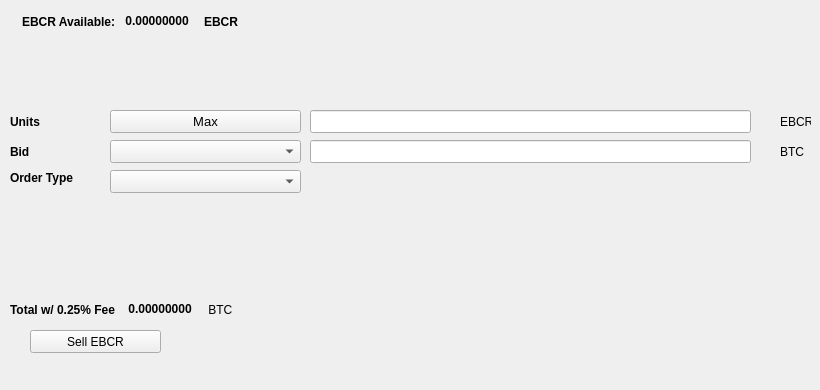
   <widget class="QWidget" name="SellTab">
    <attribute name="title">
     <string>Sell</string>
    </attribute>
    <widget class="QLabel" name="label_16">
     <property name="geometry">
      <rect>
       <x>780</x>
       <y>140</y>
       <width>31</width>
       <height>23</height>
      </rect>
     </property>
     <property name="text">
      <string>BTC</string>
     </property>
    </widget>
    <widget class="QComboBox" name="SellBidcomboBox">
     <property name="geometry">
      <rect>
       <x>110</x>
       <y>140</y>
       <width>191</width>
       <height>23</height>
      </rect>
     </property>
     <property name="font">
      <font>
       <pointsize>10</pointsize>
      </font>
     </property>
    </widget>
    <widget class="QLabel" name="label_18">
     <property name="geometry">
      <rect>
       <x>10</x>
       <y>110</y>
       <width>46</width>
       <height>23</height>
      </rect>
     </property>
     <property name="font">
      <font>
       <weight>75</weight>
       <bold>true</bold>
      </font>
     </property>
     <property name="text">
      <string>Units</string>
     </property>
    </widget>
    <widget class="QPushButton" name="Sell_Max_Amount">
     <property name="geometry">
      <rect>
       <x>110</x>
       <y>110</y>
       <width>191</width>
       <height>23</height>
      </rect>
     </property>
     <property name="font">
      <font>
       <pointsize>10</pointsize>
      </font>
     </property>
     <property name="text">
      <string>Max</string>
     </property>
    </widget>
    <widget class="QLabel" name="label_20">
     <property name="geometry">
      <rect>
       <x>10</x>
       <y>170</y>
       <width>91</width>
       <height>16</height>
      </rect>
     </property>
     <property name="font">
      <font>
       <weight>75</weight>
       <bold>true</bold>
      </font>
     </property>
     <property name="text">
      <string>Order Type</string>
     </property>
    </widget>
    <widget class="QComboBox" name="SellOrdertypeCombo">
     <property name="geometry">
      <rect>
       <x>110</x>
       <y>170</y>
       <width>191</width>
       <height>23</height>
      </rect>
     </property>
     <property name="font">
      <font>
       <pointsize>10</pointsize>
      </font>
     </property>
    </widget>
    <widget class="QLabel" name="label_21">
     <property name="geometry">
      <rect>
       <x>10</x>
       <y>140</y>
       <width>46</width>
       <height>23</height>
      </rect>
     </property>
     <property name="font">
      <font>
       <weight>75</weight>
       <bold>true</bold>
      </font>
     </property>
     <property name="text">
      <string>Bid</string>
     </property>
    </widget>
    <widget class="QLabel" name="label_22">
     <property name="geometry">
      <rect>
       <x>780</x>
       <y>110</y>
       <width>31</width>
       <height>23</height>
      </rect>
     </property>
     <property name="text">
      <string>EBCR</string>
     </property>
    </widget>
    <widget class="QLineEdit" name="UnitsInputEBCR">
     <property name="geometry">
      <rect>
       <x>310</x>
       <y>110</y>
       <width>441</width>
       <height>23</height>
      </rect>
     </property>
     <property name="font">
      <font>
       <pointsize>9</pointsize>
       <weight>75</weight>
       <bold>true</bold>
      </font>
     </property>
    </widget>
    <widget class="QLineEdit" name="SellBidPriceEdit">
     <property name="geometry">
      <rect>
       <x>310</x>
       <y>140</y>
       <width>441</width>
       <height>23</height>
      </rect>
     </property>
     <property name="font">
      <font>
       <pointsize>9</pointsize>
       <weight>75</weight>
       <bold>true</bold>
      </font>
     </property>
    </widget>
    <widget class="QPushButton" name="SellEBCRBTN">
     <property name="geometry">
      <rect>
       <x>30</x>
       <y>330</y>
       <width>131</width>
       <height>23</height>
      </rect>
     </property>
     <property name="text">
      <string>Sell EBCR</string>
     </property>
     <property name="icon">
      <iconset resource="../eblockcoin">
       <normaloff>:/icons/bitcoin</normaloff>:/icons/bitcoin</iconset>
     </property>
    </widget>
    <widget class="QWidget" name="layoutWidget3">
     <property name="geometry">
      <rect>
       <x>22</x>
       <y>12</y>
       <width>258</width>
       <height>19</height>
      </rect>
     </property>
     <layout class="QHBoxLayout" name="horizontalLayout">
      <item>
       <widget class="QLabel" name="label232_2">
        <property name="font">
         <font>
          <weight>75</weight>
          <bold>true</bold>
         </font>
        </property>
        <property name="text">
         <string>EBCR Available:</string>
        </property>
       </widget>
      </item>
      <item>
       <widget class="QLabel" name="EBCRAvailableLabel">
        <property name="palette">
         <palette>
          <active>
           <colorrole role="WindowText">
            <brush brushstyle="SolidPattern">
             <color alpha="255">
              <red>0</red>
              <green>0</green>
              <blue>0</blue>
             </color>
            </brush>
           </colorrole>
           <colorrole role="Button">
            <brush brushstyle="SolidPattern">
             <color alpha="255">
              <red>0</red>
              <green>170</green>
              <blue>0</blue>
             </color>
            </brush>
           </colorrole>
           <colorrole role="Light">
            <brush brushstyle="SolidPattern">
             <color alpha="255">
              <red>0</red>
              <green>255</green>
              <blue>0</blue>
             </color>
            </brush>
           </colorrole>
           <colorrole role="Midlight">
            <brush brushstyle="SolidPattern">
             <color alpha="255">
              <red>0</red>
              <green>212</green>
              <blue>0</blue>
             </color>
            </brush>
           </colorrole>
           <colorrole role="Dark">
            <brush brushstyle="SolidPattern">
             <color alpha="255">
              <red>0</red>
              <green>85</green>
              <blue>0</blue>
             </color>
            </brush>
           </colorrole>
           <colorrole role="Mid">
            <brush brushstyle="SolidPattern">
             <color alpha="255">
              <red>0</red>
              <green>113</green>
              <blue>0</blue>
             </color>
            </brush>
           </colorrole>
           <colorrole role="Text">
            <brush brushstyle="SolidPattern">
             <color alpha="255">
              <red>0</red>
              <green>170</green>
              <blue>0</blue>
             </color>
            </brush>
           </colorrole>
           <colorrole role="BrightText">
            <brush brushstyle="SolidPattern">
             <color alpha="255">
              <red>255</red>
              <green>255</green>
              <blue>255</blue>
             </color>
            </brush>
           </colorrole>
           <colorrole role="ButtonText">
            <brush brushstyle="SolidPattern">
             <color alpha="255">
              <red>0</red>
              <green>0</green>
              <blue>0</blue>
             </color>
            </brush>
           </colorrole>
           <colorrole role="Base">
            <brush brushstyle="SolidPattern">
             <color alpha="255">
              <red>255</red>
              <green>255</green>
              <blue>255</blue>
             </color>
            </brush>
           </colorrole>
           <colorrole role="Window">
            <brush brushstyle="SolidPattern">
             <color alpha="255">
              <red>0</red>
              <green>170</green>
              <blue>0</blue>
             </color>
            </brush>
           </colorrole>
           <colorrole role="Shadow">
            <brush brushstyle="SolidPattern">
             <color alpha="255">
              <red>0</red>
              <green>0</green>
              <blue>0</blue>
             </color>
            </brush>
           </colorrole>
           <colorrole role="AlternateBase">
            <brush brushstyle="SolidPattern">
             <color alpha="255">
              <red>127</red>
              <green>212</green>
              <blue>127</blue>
             </color>
            </brush>
           </colorrole>
           <colorrole role="ToolTipBase">
            <brush brushstyle="SolidPattern">
             <color alpha="255">
              <red>255</red>
              <green>255</green>
              <blue>220</blue>
             </color>
            </brush>
           </colorrole>
           <colorrole role="ToolTipText">
            <brush brushstyle="SolidPattern">
             <color alpha="255">
              <red>0</red>
              <green>0</green>
              <blue>0</blue>
             </color>
            </brush>
           </colorrole>
          </active>
          <inactive>
           <colorrole role="WindowText">
            <brush brushstyle="SolidPattern">
             <color alpha="255">
              <red>0</red>
              <green>0</green>
              <blue>0</blue>
             </color>
            </brush>
           </colorrole>
           <colorrole role="Button">
            <brush brushstyle="SolidPattern">
             <color alpha="255">
              <red>0</red>
              <green>170</green>
              <blue>0</blue>
             </color>
            </brush>
           </colorrole>
           <colorrole role="Light">
            <brush brushstyle="SolidPattern">
             <color alpha="255">
              <red>0</red>
              <green>255</green>
              <blue>0</blue>
             </color>
            </brush>
           </colorrole>
           <colorrole role="Midlight">
            <brush brushstyle="SolidPattern">
             <color alpha="255">
              <red>0</red>
              <green>212</green>
              <blue>0</blue>
             </color>
            </brush>
           </colorrole>
           <colorrole role="Dark">
            <brush brushstyle="SolidPattern">
             <color alpha="255">
              <red>0</red>
              <green>85</green>
              <blue>0</blue>
             </color>
            </brush>
           </colorrole>
           <colorrole role="Mid">
            <brush brushstyle="SolidPattern">
             <color alpha="255">
              <red>0</red>
              <green>113</green>
              <blue>0</blue>
             </color>
            </brush>
           </colorrole>
           <colorrole role="Text">
            <brush brushstyle="SolidPattern">
             <color alpha="255">
              <red>0</red>
              <green>170</green>
              <blue>0</blue>
             </color>
            </brush>
           </colorrole>
           <colorrole role="BrightText">
            <brush brushstyle="SolidPattern">
             <color alpha="255">
              <red>255</red>
              <green>255</green>
              <blue>255</blue>
             </color>
            </brush>
           </colorrole>
           <colorrole role="ButtonText">
            <brush brushstyle="SolidPattern">
             <color alpha="255">
              <red>0</red>
              <green>0</green>
              <blue>0</blue>
             </color>
            </brush>
           </colorrole>
           <colorrole role="Base">
            <brush brushstyle="SolidPattern">
             <color alpha="255">
              <red>255</red>
              <green>255</green>
              <blue>255</blue>
             </color>
            </brush>
           </colorrole>
           <colorrole role="Window">
            <brush brushstyle="SolidPattern">
             <color alpha="255">
              <red>0</red>
              <green>170</green>
              <blue>0</blue>
             </color>
            </brush>
           </colorrole>
           <colorrole role="Shadow">
            <brush brushstyle="SolidPattern">
             <color alpha="255">
              <red>0</red>
              <green>0</green>
              <blue>0</blue>
             </color>
            </brush>
           </colorrole>
           <colorrole role="AlternateBase">
            <brush brushstyle="SolidPattern">
             <color alpha="255">
              <red>127</red>
              <green>212</green>
              <blue>127</blue>
             </color>
            </brush>
           </colorrole>
           <colorrole role="ToolTipBase">
            <brush brushstyle="SolidPattern">
             <color alpha="255">
              <red>255</red>
              <green>255</green>
              <blue>220</blue>
             </color>
            </brush>
           </colorrole>
           <colorrole role="ToolTipText">
            <brush brushstyle="SolidPattern">
             <color alpha="255">
              <red>0</red>
              <green>0</green>
              <blue>0</blue>
             </color>
            </brush>
           </colorrole>
          </inactive>
          <disabled>
           <colorrole role="WindowText">
            <brush brushstyle="SolidPattern">
             <color alpha="255">
              <red>0</red>
              <green>85</green>
              <blue>0</blue>
             </color>
            </brush>
           </colorrole>
           <colorrole role="Button">
            <brush brushstyle="SolidPattern">
             <color alpha="255">
              <red>0</red>
              <green>170</green>
              <blue>0</blue>
             </color>
            </brush>
           </colorrole>
           <colorrole role="Light">
            <brush brushstyle="SolidPattern">
             <color alpha="255">
              <red>0</red>
              <green>255</green>
              <blue>0</blue>
             </color>
            </brush>
           </colorrole>
           <colorrole role="Midlight">
            <brush brushstyle="SolidPattern">
             <color alpha="255">
              <red>0</red>
              <green>212</green>
              <blue>0</blue>
             </color>
            </brush>
           </colorrole>
           <colorrole role="Dark">
            <brush brushstyle="SolidPattern">
             <color alpha="255">
              <red>0</red>
              <green>85</green>
              <blue>0</blue>
             </color>
            </brush>
           </colorrole>
           <colorrole role="Mid">
            <brush brushstyle="SolidPattern">
             <color alpha="255">
              <red>0</red>
              <green>113</green>
              <blue>0</blue>
             </color>
            </brush>
           </colorrole>
           <colorrole role="Text">
            <brush brushstyle="SolidPattern">
             <color alpha="255">
              <red>0</red>
              <green>85</green>
              <blue>0</blue>
             </color>
            </brush>
           </colorrole>
           <colorrole role="BrightText">
            <brush brushstyle="SolidPattern">
             <color alpha="255">
              <red>255</red>
              <green>255</green>
              <blue>255</blue>
             </color>
            </brush>
           </colorrole>
           <colorrole role="ButtonText">
            <brush brushstyle="SolidPattern">
             <color alpha="255">
              <red>0</red>
              <green>85</green>
              <blue>0</blue>
             </color>
            </brush>
           </colorrole>
           <colorrole role="Base">
            <brush brushstyle="SolidPattern">
             <color alpha="255">
              <red>0</red>
              <green>170</green>
              <blue>0</blue>
             </color>
            </brush>
           </colorrole>
           <colorrole role="Window">
            <brush brushstyle="SolidPattern">
             <color alpha="255">
              <red>0</red>
              <green>170</green>
              <blue>0</blue>
             </color>
            </brush>
           </colorrole>
           <colorrole role="Shadow">
            <brush brushstyle="SolidPattern">
             <color alpha="255">
              <red>0</red>
              <green>0</green>
              <blue>0</blue>
             </color>
            </brush>
           </colorrole>
           <colorrole role="AlternateBase">
            <brush brushstyle="SolidPattern">
             <color alpha="255">
              <red>0</red>
              <green>170</green>
              <blue>0</blue>
             </color>
            </brush>
           </colorrole>
           <colorrole role="ToolTipBase">
            <brush brushstyle="SolidPattern">
             <color alpha="255">
              <red>255</red>
              <green>255</green>
              <blue>220</blue>
             </color>
            </brush>
           </colorrole>
           <colorrole role="ToolTipText">
            <brush brushstyle="SolidPattern">
             <color alpha="255">
              <red>0</red>
              <green>0</green>
              <blue>0</blue>
             </color>
            </brush>
           </colorrole>
          </disabled>
         </palette>
        </property>
        <property name="font">
         <font>
          <weight>75</weight>
          <bold>true</bold>
         </font>
        </property>
        <property name="text">
         <string> 0.00000000 </string>
        </property>
        <property name="textInteractionFlags">
         <set>Qt::LinksAccessibleByMouse|Qt::TextSelectableByKeyboard|Qt::TextSelectableByMouse</set>
        </property>
       </widget>
      </item>
      <item>
       <widget class="QLabel" name="labelEBCR">
        <property name="font">
         <font>
          <weight>75</weight>
          <bold>true</bold>
         </font>
        </property>
        <property name="text">
         <string>EBCR</string>
        </property>
       </widget>
      </item>
     </layout>
    </widget>
    <widget class="QWidget" name="layoutWidget">
     <property name="geometry">
      <rect>
       <x>10</x>
       <y>300</y>
       <width>268</width>
       <height>19</height>
      </rect>
     </property>
     <layout class="QHBoxLayout" name="horizontalLayout_2">
      <item>
       <widget class="QLabel" name="label_19">
        <property name="font">
         <font>
          <weight>75</weight>
          <bold>true</bold>
         </font>
        </property>
        <property name="text">
         <string>Total w/ 0.25% Fee </string>
        </property>
       </widget>
      </item>
      <item>
       <widget class="QLabel" name="SellCostLabel">
        <property name="palette">
         <palette>
          <active>
           <colorrole role="WindowText">
            <brush brushstyle="SolidPattern">
             <color alpha="255">
              <red>0</red>
              <green>0</green>
              <blue>0</blue>
             </color>
            </brush>
           </colorrole>
           <colorrole role="Button">
            <brush brushstyle="SolidPattern">
             <color alpha="255">
              <red>0</red>
              <green>170</green>
              <blue>0</blue>
             </color>
            </brush>
           </colorrole>
           <colorrole role="Light">
            <brush brushstyle="SolidPattern">
             <color alpha="255">
              <red>0</red>
              <green>255</green>
              <blue>0</blue>
             </color>
            </brush>
           </colorrole>
           <colorrole role="Midlight">
            <brush brushstyle="SolidPattern">
             <color alpha="255">
              <red>0</red>
              <green>212</green>
              <blue>0</blue>
             </color>
            </brush>
           </colorrole>
           <colorrole role="Dark">
            <brush brushstyle="SolidPattern">
             <color alpha="255">
              <red>0</red>
              <green>85</green>
              <blue>0</blue>
             </color>
            </brush>
           </colorrole>
           <colorrole role="Mid">
            <brush brushstyle="SolidPattern">
             <color alpha="255">
              <red>0</red>
              <green>113</green>
              <blue>0</blue>
             </color>
            </brush>
           </colorrole>
           <colorrole role="Text">
            <brush brushstyle="SolidPattern">
             <color alpha="255">
              <red>0</red>
              <green>170</green>
              <blue>0</blue>
             </color>
            </brush>
           </colorrole>
           <colorrole role="BrightText">
            <brush brushstyle="SolidPattern">
             <color alpha="255">
              <red>255</red>
              <green>255</green>
              <blue>255</blue>
             </color>
            </brush>
           </colorrole>
           <colorrole role="ButtonText">
            <brush brushstyle="SolidPattern">
             <color alpha="255">
              <red>0</red>
              <green>0</green>
              <blue>0</blue>
             </color>
            </brush>
           </colorrole>
           <colorrole role="Base">
            <brush brushstyle="SolidPattern">
             <color alpha="255">
              <red>255</red>
              <green>255</green>
              <blue>255</blue>
             </color>
            </brush>
           </colorrole>
           <colorrole role="Window">
            <brush brushstyle="SolidPattern">
             <color alpha="255">
              <red>0</red>
              <green>170</green>
              <blue>0</blue>
             </color>
            </brush>
           </colorrole>
           <colorrole role="Shadow">
            <brush brushstyle="SolidPattern">
             <color alpha="255">
              <red>0</red>
              <green>0</green>
              <blue>0</blue>
             </color>
            </brush>
           </colorrole>
           <colorrole role="AlternateBase">
            <brush brushstyle="SolidPattern">
             <color alpha="255">
              <red>127</red>
              <green>212</green>
              <blue>127</blue>
             </color>
            </brush>
           </colorrole>
           <colorrole role="ToolTipBase">
            <brush brushstyle="SolidPattern">
             <color alpha="255">
              <red>255</red>
              <green>255</green>
              <blue>220</blue>
             </color>
            </brush>
           </colorrole>
           <colorrole role="ToolTipText">
            <brush brushstyle="SolidPattern">
             <color alpha="255">
              <red>0</red>
              <green>0</green>
              <blue>0</blue>
             </color>
            </brush>
           </colorrole>
          </active>
          <inactive>
           <colorrole role="WindowText">
            <brush brushstyle="SolidPattern">
             <color alpha="255">
              <red>0</red>
              <green>0</green>
              <blue>0</blue>
             </color>
            </brush>
           </colorrole>
           <colorrole role="Button">
            <brush brushstyle="SolidPattern">
             <color alpha="255">
              <red>0</red>
              <green>170</green>
              <blue>0</blue>
             </color>
            </brush>
           </colorrole>
           <colorrole role="Light">
            <brush brushstyle="SolidPattern">
             <color alpha="255">
              <red>0</red>
              <green>255</green>
              <blue>0</blue>
             </color>
            </brush>
           </colorrole>
           <colorrole role="Midlight">
            <brush brushstyle="SolidPattern">
             <color alpha="255">
              <red>0</red>
              <green>212</green>
              <blue>0</blue>
             </color>
            </brush>
           </colorrole>
           <colorrole role="Dark">
            <brush brushstyle="SolidPattern">
             <color alpha="255">
              <red>0</red>
              <green>85</green>
              <blue>0</blue>
             </color>
            </brush>
           </colorrole>
           <colorrole role="Mid">
            <brush brushstyle="SolidPattern">
             <color alpha="255">
              <red>0</red>
              <green>113</green>
              <blue>0</blue>
             </color>
            </brush>
           </colorrole>
           <colorrole role="Text">
            <brush brushstyle="SolidPattern">
             <color alpha="255">
              <red>0</red>
              <green>170</green>
              <blue>0</blue>
             </color>
            </brush>
           </colorrole>
           <colorrole role="BrightText">
            <brush brushstyle="SolidPattern">
             <color alpha="255">
              <red>255</red>
              <green>255</green>
              <blue>255</blue>
             </color>
            </brush>
           </colorrole>
           <colorrole role="ButtonText">
            <brush brushstyle="SolidPattern">
             <color alpha="255">
              <red>0</red>
              <green>0</green>
              <blue>0</blue>
             </color>
            </brush>
           </colorrole>
           <colorrole role="Base">
            <brush brushstyle="SolidPattern">
             <color alpha="255">
              <red>255</red>
              <green>255</green>
              <blue>255</blue>
             </color>
            </brush>
           </colorrole>
           <colorrole role="Window">
            <brush brushstyle="SolidPattern">
             <color alpha="255">
              <red>0</red>
              <green>170</green>
              <blue>0</blue>
             </color>
            </brush>
           </colorrole>
           <colorrole role="Shadow">
            <brush brushstyle="SolidPattern">
             <color alpha="255">
              <red>0</red>
              <green>0</green>
              <blue>0</blue>
             </color>
            </brush>
           </colorrole>
           <colorrole role="AlternateBase">
            <brush brushstyle="SolidPattern">
             <color alpha="255">
              <red>127</red>
              <green>212</green>
              <blue>127</blue>
             </color>
            </brush>
           </colorrole>
           <colorrole role="ToolTipBase">
            <brush brushstyle="SolidPattern">
             <color alpha="255">
              <red>255</red>
              <green>255</green>
              <blue>220</blue>
             </color>
            </brush>
           </colorrole>
           <colorrole role="ToolTipText">
            <brush brushstyle="SolidPattern">
             <color alpha="255">
              <red>0</red>
              <green>0</green>
              <blue>0</blue>
             </color>
            </brush>
           </colorrole>
          </inactive>
          <disabled>
           <colorrole role="WindowText">
            <brush brushstyle="SolidPattern">
             <color alpha="255">
              <red>0</red>
              <green>85</green>
              <blue>0</blue>
             </color>
            </brush>
           </colorrole>
           <colorrole role="Button">
            <brush brushstyle="SolidPattern">
             <color alpha="255">
              <red>0</red>
              <green>170</green>
              <blue>0</blue>
             </color>
            </brush>
           </colorrole>
           <colorrole role="Light">
            <brush brushstyle="SolidPattern">
             <color alpha="255">
              <red>0</red>
              <green>255</green>
              <blue>0</blue>
             </color>
            </brush>
           </colorrole>
           <colorrole role="Midlight">
            <brush brushstyle="SolidPattern">
             <color alpha="255">
              <red>0</red>
              <green>212</green>
              <blue>0</blue>
             </color>
            </brush>
           </colorrole>
           <colorrole role="Dark">
            <brush brushstyle="SolidPattern">
             <color alpha="255">
              <red>0</red>
              <green>85</green>
              <blue>0</blue>
             </color>
            </brush>
           </colorrole>
           <colorrole role="Mid">
            <brush brushstyle="SolidPattern">
             <color alpha="255">
              <red>0</red>
              <green>113</green>
              <blue>0</blue>
             </color>
            </brush>
           </colorrole>
           <colorrole role="Text">
            <brush brushstyle="SolidPattern">
             <color alpha="255">
              <red>0</red>
              <green>85</green>
              <blue>0</blue>
             </color>
            </brush>
           </colorrole>
           <colorrole role="BrightText">
            <brush brushstyle="SolidPattern">
             <color alpha="255">
              <red>255</red>
              <green>255</green>
              <blue>255</blue>
             </color>
            </brush>
           </colorrole>
           <colorrole role="ButtonText">
            <brush brushstyle="SolidPattern">
             <color alpha="255">
              <red>0</red>
              <green>85</green>
              <blue>0</blue>
             </color>
            </brush>
           </colorrole>
           <colorrole role="Base">
            <brush brushstyle="SolidPattern">
             <color alpha="255">
              <red>0</red>
              <green>170</green>
              <blue>0</blue>
             </color>
            </brush>
           </colorrole>
           <colorrole role="Window">
            <brush brushstyle="SolidPattern">
             <color alpha="255">
              <red>0</red>
              <green>170</green>
              <blue>0</blue>
             </color>
            </brush>
           </colorrole>
           <colorrole role="Shadow">
            <brush brushstyle="SolidPattern">
             <color alpha="255">
              <red>0</red>
              <green>0</green>
              <blue>0</blue>
             </color>
            </brush>
           </colorrole>
           <colorrole role="AlternateBase">
            <brush brushstyle="SolidPattern">
             <color alpha="255">
              <red>0</red>
              <green>170</green>
              <blue>0</blue>
             </color>
            </brush>
           </colorrole>
           <colorrole role="ToolTipBase">
            <brush brushstyle="SolidPattern">
             <color alpha="255">
              <red>255</red>
              <green>255</green>
              <blue>220</blue>
             </color>
            </brush>
           </colorrole>
           <colorrole role="ToolTipText">
            <brush brushstyle="SolidPattern">
             <color alpha="255">
              <red>0</red>
              <green>0</green>
              <blue>0</blue>
             </color>
            </brush>
           </colorrole>
          </disabled>
         </palette>
        </property>
        <property name="font">
         <font>
          <weight>75</weight>
          <bold>true</bold>
         </font>
        </property>
        <property name="autoFillBackground">
         <bool>false</bool>
        </property>
        <property name="text">
         <string> 0.00000000</string>
        </property>
        <property name="textInteractionFlags">
         <set>Qt::LinksAccessibleByMouse|Qt::TextSelectableByMouse</set>
        </property>
       </widget>
      </item>
      <item>
       <widget class="QLabel" name="label_17">
        <property name="font">
         <font>
          <weight>50</weight>
          <bold>false</bold>
         </font>
        </property>
        <property name="text">
         <string> BTC</string>
        </property>
       </widget>
      </item>
     </layout>
    </widget>
    <widget class="QLabel" name="label_23">
     <property name="geometry">
      <rect>
       <x>460</x>
       <y>300</y>
       <width>281</width>
       <height>81</height>
      </rect>
     </property>
     <property name="text">
      <string/>
     </property>
     <property name="pixmap">
      <pixmap>:/images/bittrex</pixmap>
     </property>
    </widget>
   </widget>
